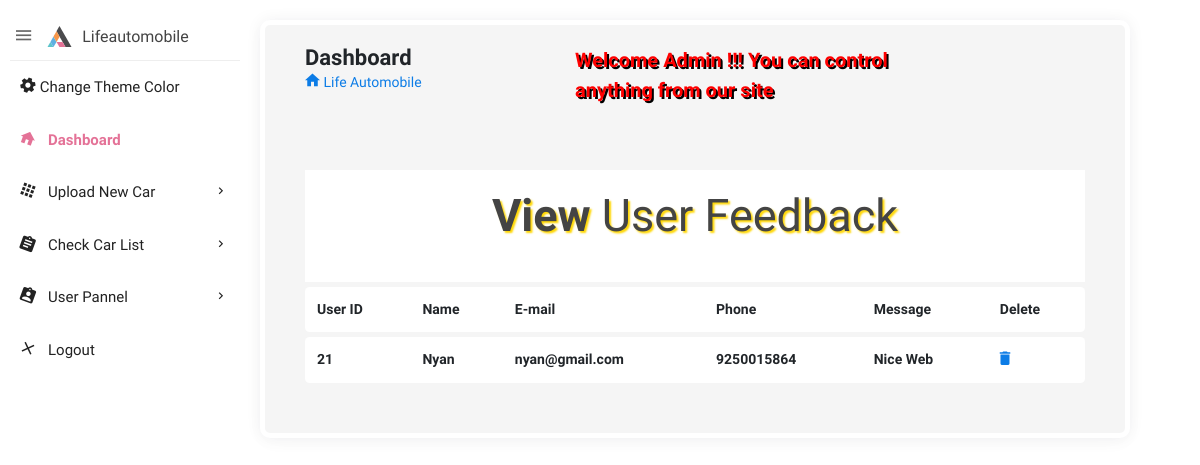
Page /admin/viewfeedback.php (signed in) on the committed database.
### tables this page shows
CREATE TABLE IF NOT EXISTS `feedback` (
  `user_id` int(11) NOT NULL AUTO_INCREMENT,
  `name` char(50) NOT NULL,
  `email` varchar(50) NOT NULL,
  `mobile` bigint(20) NOT NULL,
  `message` varchar(225) NOT NULL,
  PRIMARY KEY (`user_id`)
);

### admin/viewfeedback.php (the view, shortened to what this page needs)
<?php
if($_SESSION['sid']=="")
{
header('location:index.php');
}
else{
 ?>
<!doctype html>
<html class="no-js " lang="en">
<head>
<link rel="stylesheet" href="assets/plugins/bootstrap/css/bootstrap.min.css">
<link rel="stylesheet" href="assets/plugins/jvectormap/jquery-jvectormap-2.0.3.min.css"/>
<link rel="stylesheet" href="assets/plugins/charts-c3/plugin.css"/>
<link rel="stylesheet" href="assets/plugins/morrisjs/morris.min.css" />
<link rel="stylesheet" href="assets/css/style.min.css">
    <link rel="stylesheet" type="text/css" href="style/mystyle.css">
</head>
<body class="theme-blush">
<aside id="leftsidebar" class="sidebar">
    <div class="navbar-brand">
        <button class="btn-menu ls-toggle-btn" type="button"><i class="zmdi zmdi-menu"></i></button>
        <a href="home.php"><img src="assets/images/logo.svg" width="25" alt="Aero"><span class="m-l-10">Lifeautomobile</span></a>
    </div>
    <div class="menu">
        <ul class="list">
            <li><a href="javascript:void(0);" class="js-right-sidebar" title="Setting"><i class="zmdi zmdi-settings zmdi-hc-spin"></i> Change Theme Color </a></li>
            <li class="active open"><a href="home.php"><i class="zmdi zmdi-home"></i><span>Dashboard</span></a></li>
            <li><a href="javascript:void(0);" class="menu-toggle"><i class="zmdi zmdi-apps"></i><span>Upload New Car</span></a>
            </li>
            <li> <a href="javascript:void(0);" class="menu-toggle"><i class="zmdi zmdi-assignment"></i><span>Check Car List</span></a>
            </li>
            <li> <a href="javascript:void(0);" class="menu-toggle"><i class="zmdi zmdi-assignment-account"></i><span>User Pannel</span></a>
            </li>
            <li><a href="logout.php"><i class="zmdi zmdi-close"></i><span>Logout</span></a></li>
        </ul>
    </div>
</aside>
	<section class="content">
    <div class="">
        <div class="block-header">
            <div class="row">
                <div class="col-lg-4 col-md-6 col-sm-8">
                    <h2>Dashboard</h2>
                    <ul class="breadcrumb">
                        <li class="breadcrumb-item"><a href="home.php"><i class="zmdi zmdi-home"></i> Life Automobile</a></li>
                    </ul>
                </div>
                <div class="col-lg-6 col-md-10 col-sm-12">
                        <marquee style="font-size: 20px; color:red; font-weight:bold; text-shadow:2px 2px #000000">Welcome Admin !!! You can control anything from our site</marquee>
                </div>
            </div>
        </div>
	</div>
	<br><br>
<div class="container-fluid">
            <div class="row clearfix">
                <div class="col-sm-12">
                    <div class="card">
                        <div class="header" style="text-align: center; text-shadow:2px 2px 2px gold; background-color:white;">
                            <h1><strong>View</strong> User Feedback</h1>
                        </div>
                        <div class="table-responsive social_media_table">
                            <table class="table table-hover c_table">
                                <thead>
                                    <tr>
                                        <th>User ID</th>
                                        <th>Name</th>
                                        <th>E-mail</th>
                                        <th>Phone</th>
                                        <th>Message</th>
                                        <th>Delete</th>
                                    </tr>
								</thead>
								<?php
								$sel = mysql_query("SELECT * from feedback");
								while($row= mysql_fetch_array($sel))
								{
									$id= $row['user_id'];
									$name = $row['name'];
									$email = $row['email'];
									$phone = $row['mobile'];
									$mess = $row['message'];
								?>
                                <tbody>
                                    <tr>
										<th><?php echo $id; ?></th>
										<th><?php echo $name; ?></th>
										<th><?php echo $email; ?></th>
										<th><?php echo $phone; ?></th>
										<th><?php echo $mess; ?></th>
                                        <th>  <a href="delete.php?user_id=<?php echo $row['user_id'] ?>"><i class="zmdi zmdi-delete"></i>
                                           </a>
                                        </th>
								</tbody>
								<?php } ?>
                            </table>
                        </div>
                    </div>
                </div>
			</div>
		</div>
		</section>
								<?php } ?>
</body>
</html>

### admin/style/mystyle.css (style rules this page uses)
.header { background-color: #191919; }
.row { padding: 0px; margin: 0px; }

### rows in the picture
feedback: user_id "21", name "Nyan", email "nyan@gmail.com", mobile "9250015864", message "Nice Web"
